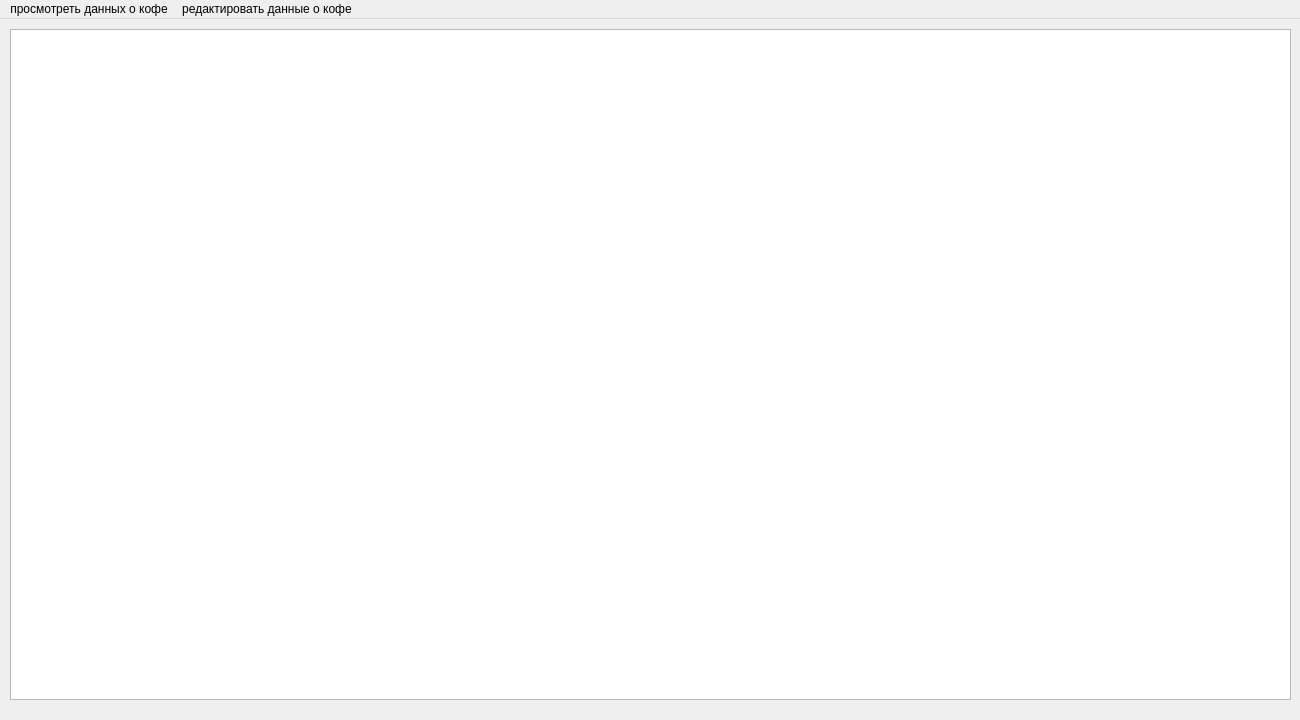
<?xml version="1.0" encoding="UTF-8"?>
<ui version="4.0">
 <class>MainWindow</class>
 <widget class="QMainWindow" name="MainWindow">
  <property name="geometry">
   <rect>
    <x>0</x>
    <y>0</y>
    <width>1300</width>
    <height>720</height>
   </rect>
  </property>
  <property name="windowTitle">
   <string>MainWindow</string>
  </property>
  <widget class="QWidget" name="centralwidget">
   <widget class="QTableWidget" name="tableWidget">
    <property name="geometry">
     <rect>
      <x>10</x>
      <y>10</y>
      <width>1281</width>
      <height>671</height>
     </rect>
    </property>
   </widget>
  </widget>
  <widget class="QMenuBar" name="menubar">
   <property name="geometry">
    <rect>
     <x>0</x>
     <y>0</y>
     <width>1300</width>
     <height>26</height>
    </rect>
   </property>
   <widget class="QMenu" name="menu">
    <property name="title">
     <string>просмотреть данных о кофе</string>
    </property>
    <addaction name="action"/>
    <addaction name="action_2"/>
   </widget>
   <widget class="QMenu" name="menu_2">
    <property name="title">
     <string>редактировать данные о кофе</string>
    </property>
    <addaction name="action_3"/>
   </widget>
   <addaction name="menu"/>
   <addaction name="menu_2"/>
  </widget>
  <action name="action">
   <property name="text">
    <string>Открыть</string>
   </property>
  </action>
  <action name="action_2">
   <property name="text">
    <string>Закрыть</string>
   </property>
  </action>
  <action name="action_3">
   <property name="text">
    <string>открыть редактор</string>
   </property>
  </action>
 </widget>
 <resources/>
 <connections/>
</ui>
